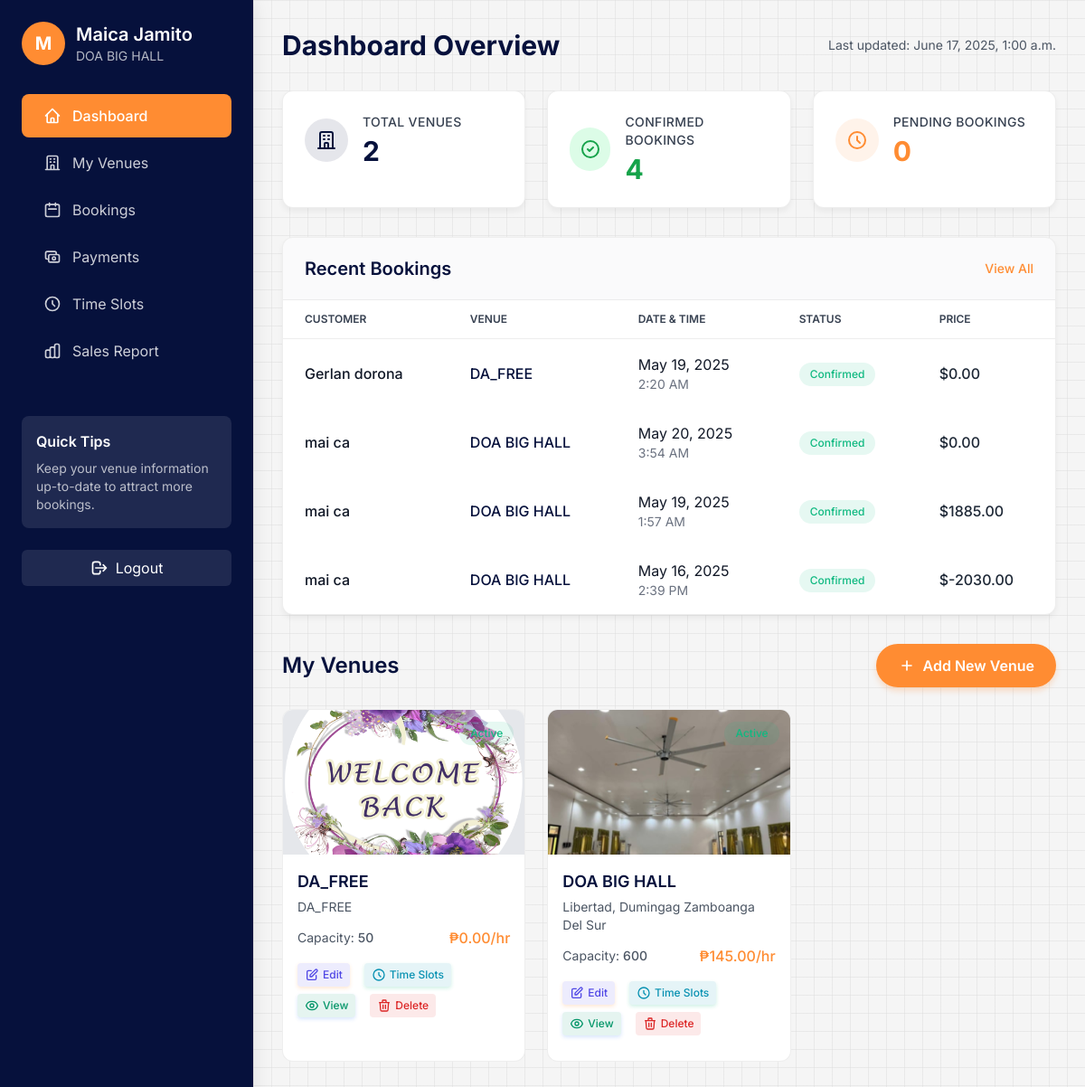
The app's page /manager/ (signed in), older data.
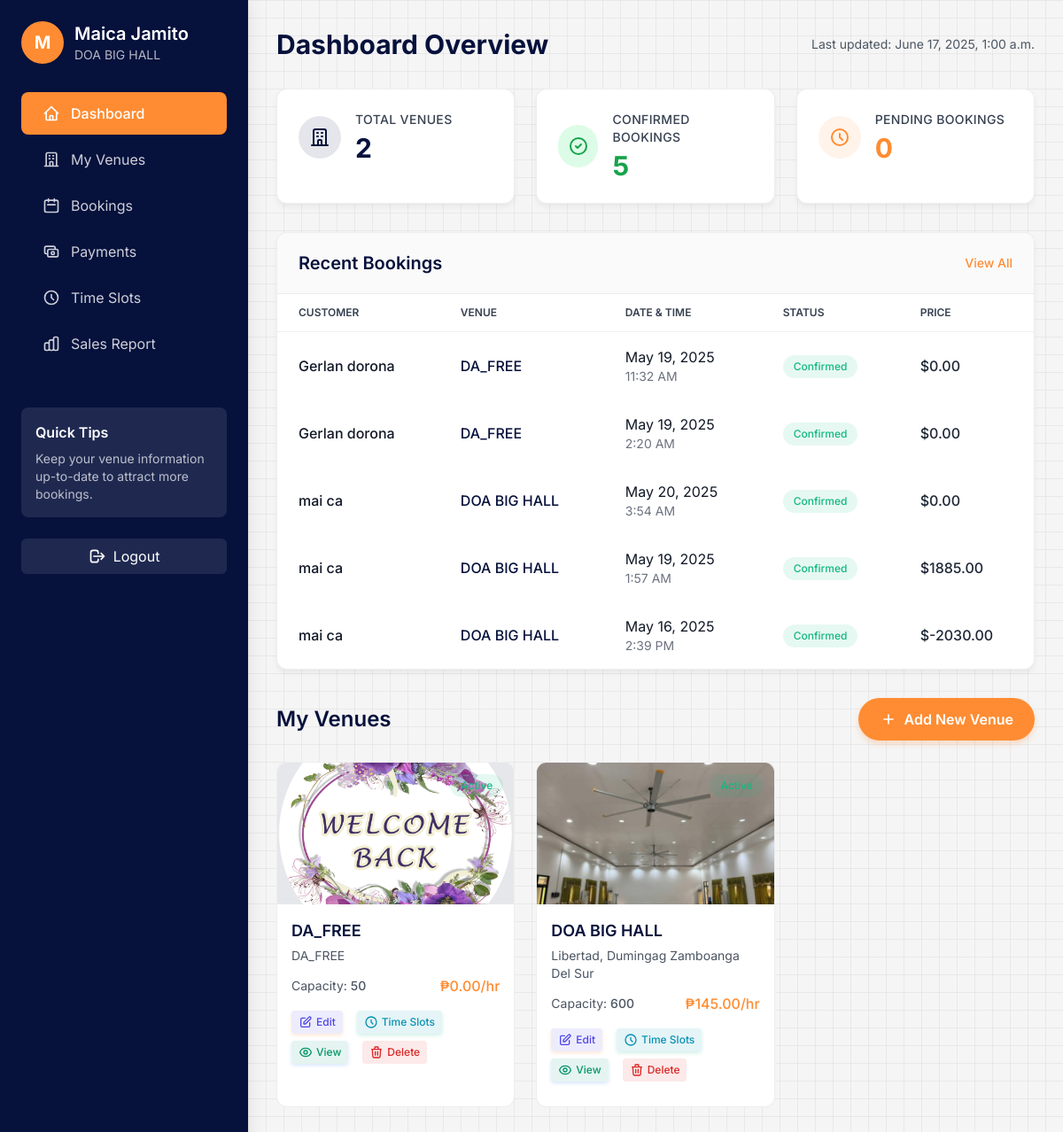
The same page, newer data.
### booking/models/booking.py (models this page shows, shortened)
class Booking(models.Model):
    STATUS_CHOICES = [
        ('pending', 'Pending'),
        ('confirmed', 'Confirmed'),
        ('cancelled', 'Cancelled'),
        ('free', 'Free Venue'),
    ]
    user = models.ForeignKey(User, on_delete=models.CASCADE, related_name='bookings')
    venue = models.ForeignKey(Venue, on_delete=models.CASCADE, related_name='bookings')
    time_slot = models.ForeignKey(TimeSlot, on_delete=models.CASCADE, related_name='bookings')
    num_guests = models.PositiveIntegerField()
    status = models.CharField(max_length=20, choices=STATUS_CHOICES, default='pending')
    special_requests = models.TextField(blank=True)
    total_price = models.DecimalField(max_digits=10, decimal_places=2)
    booking_date = models.DateTimeField(auto_now_add=True)
    class Meta:
        ordering = ['-booking_date']

### booking/models/venue.py (models this page shows, shortened)
class Venue(models.Model):
    STATUS_CHOICES = [
        ('active', 'Active'),
        ('maintenance', 'Under Maintenance'),
        ('inactive', 'Inactive'),
    ]
    name = models.CharField(max_length=200)
    description = models.TextField()
    address = models.CharField(max_length=255)
    capacity = models.PositiveIntegerField()
    hourly_rate = models.DecimalField(max_digits=10, decimal_places=2)
    image = models.ImageField(upload_to='venues/', blank=True, null=True)
    categories = models.ManyToManyField(Category, related_name='venues')
    manager = models.ForeignKey(VenueManager, on_delete=models.SET_NULL, null=True, related_name='managed_venues')
    status = models.CharField(max_length=20, choices=STATUS_CHOICES, default='active')
    created_at = models.DateTimeField(auto_now_add=True)
    updated_at = models.DateTimeField(auto_now=True)
    class Meta:
        ordering = ['name']

### booking/models/time_slot.py (models this page shows, shortened)
class TimeSlot(models.Model):
    venue = models.ForeignKey(Venue, on_delete=models.CASCADE, related_name='time_slots')
    date = models.DateField()
    start_time = models.TimeField()
    end_time = models.TimeField()
    is_available = models.BooleanField(default=True)
    class Meta:
        ordering = ['date', 'start_time']
        unique_together = ['venue', 'date', 'start_time']

### booking/views/manager_views.py (the view)
# urls.py: path('manager/', views.manager_dashboard, name='manager_dashboard'),
@login_required
@venue_manager_required
def manager_dashboard(request):
    manager = request.user.venue_manager
    venues = Venue.objects.filter(manager=manager)
    recent_bookings = Booking.objects.filter(
        venue__in=venues
    ).order_by('-booking_date')[:10]
    pending_bookings_count = Booking.objects.filter(
        venue__in=venues,
        status='pending'
    ).count()
    venues_count = venues.count()
    confirmed_bookings_count = Booking.objects.filter(
        venue__in=venues,
        status='confirmed'
    ).count()
    context = {
        'manager': manager,
        'venues': venues,
        'recent_bookings': recent_bookings,
        'pending_bookings_count': pending_bookings_count,
        'venues_count': venues_count,
        'confirmed_bookings_count': confirmed_bookings_count,
    }
    return render(request, 'manager/dashboard.html', context)

### booking/context_processors.py (called while the page is built)
def common_context(request):
    context = {
        'all_categories': Category.objects.all(),
    }
    if request.user.is_authenticated:
        unread_notifications = Notification.objects.filter(
            user=request.user,
            is_read=False
        ).order_by('-created_at')
        recent_notifications = Notification.objects.filter(
            user=request.user
        ).order_by('-created_at')[:5]
        context.update({
            'unread_notifications': unread_notifications,
            'unread_notification_count': unread_notifications.count(),
            'recent_notifications': recent_notifications,
        })
    return context

### templates/manager/dashboard.html (shortened to what this page needs)
<!DOCTYPE html>
<html lang="en">
<head>
    <script src="https://cdn.tailwindcss.com"></script>
</head>
<body>
    <div class="dashboard-container">
        {% with active_page='dashboard' %}
            {% include 'manager/components/sidebar.html' %}
        {% endwith %}
        <main class="p-8">
            <div class="flex justify-between items-center mb-8">
                <h1 class="text-3xl font-bold text-primary">Dashboard Overview</h1>
                <div class="text-sm text-gray-600">
                    Last updated: {% now "F j, Y, g:i a" %}
                </div>
            </div>
            {% include 'manager/components/stats_cards.html' %}
            {% include 'manager/components/recent_bookings.html' %}
            {% include 'manager/components/venues_list.html' %}
        </main>
    </div>
</body>
</html>

### templates/manager/components/recent_bookings.html
<div class="dashboard-card mb-8">
    <div class="dashboard-card-header">
        <h2 class="text-xl font-semibold text-primary">Recent Bookings</h2>
        <a href="{% url 'manager_bookings' %}" class="text-accent hover:text-accent/80 text-sm font-medium">View All</a>
    </div>
    {% if recent_bookings %}
    <div class="overflow-x-auto">
        <table class="dashboard-table">
            <thead>
                <tr>
                    <th>Customer</th>
                    <th>Venue</th>
                    <th>Date & Time</th>
                    <th>Status</th>
                    <th>Price</th>
                </tr>
            </thead>
            <tbody>
                {% for booking in recent_bookings %}
                <tr>
                    <td>
                        <div class="font-medium text-gray-900">{{ booking.user.get_full_name|default:booking.user.username }}</div>
                    </td>
                    <td>
                        <div class="font-medium text-primary">{{ booking.venue.name }}</div>
                    </td>
                    <td>
                        <div class="text-gray-900">{{ booking.time_slot.date|date:"M d, Y" }}</div>
                        <div class="text-sm text-gray-500">{{ booking.time_slot.start_time|time:"g:i A" }}</div>
                    </td>
                    <td>
                        <span class="badge {% if booking.status == 'confirmed' %}badge-success{% elif booking.status == 'pending' %}badge-warning{% else %}badge-danger{% endif %}">
                            {{ booking.status|title }}
                        </span>
                    </td>
                    <td class="font-medium text-accent">${{ booking.total_price }}</td>
                </tr>
                {% endfor %}
            </tbody>
        </table>
    </div>
    {% else %}
    <div class="p-8 text-center">
        <p class="text-gray-600">No bookings yet.</p>
    </div>
    {% endif %}
</div>

### templates/manager/components/venues_list.html (shortened to what this page needs)
<div class="mb-8">
    <div class="flex justify-between items-center mb-6">
        <h2 class="text-2xl font-semibold text-primary">My Venues</h2>
        <button onclick="openAddModal()" class="add-venue-btn">
            <svg class="h-5 w-5 mr-2" fill="none" viewBox="0 0 24 24" stroke="currentColor">
                <path stroke-linecap="round" stroke-linejoin="round" stroke-width="2" d="M12 6v6m0 0v6m0-6h6m-6 0H6"></path>
            </svg>
            Add New Venue
        </button>
    </div>
    {% if venues %}
    <div class="grid grid-cols-1 md:grid-cols-3 gap-6">
        {% for venue in venues %}
        <div class="venue-card bg-white">
            <div class="h-40 bg-gray-200 relative">
                {% if venue.image %}
                <img src="{{ venue.image.url }}" alt="{{ venue.name }}" class="w-full h-full object-cover">
                {% endif %}
                <div class="absolute top-3 right-3">
                    <span class="badge {% if venue.status == 'active' %}badge-success{% elif venue.status == 'maintenance' %}badge-warning{% else %}badge-danger{% endif %}">
                        {{ venue.status|title }}
                    </span>
                </div>
            </div>
            <div class="p-4">
                <h3 class="text-lg font-semibold text-primary mb-1">{{ venue.name }}</h3>
                <p class="text-gray-600 text-sm mb-3">{{ venue.address }}</p>
                <div class="flex justify-between items-center mb-4">
                    <div class="text-sm text-gray-600">Capacity: <span class="font-medium">{{ venue.capacity }}</span></div>
                    <div class="text-accent font-medium">₱{{ venue.hourly_rate }}/hr</div>
                </div>
                <div class="flex flex-wrap gap-2 mb-3">
                    <button
                        class="venue-action-btn edit"
                        onclick="openModal({{ venue.id }}); return false;">
                        <svg class="h-4 w-4 mr-1" fill="none" viewBox="0 0 24 24" stroke="currentColor">
                            <path stroke-linecap="round" stroke-linejoin="round" stroke-width="2" d="M11 5H6a2 2 0 00-2 2v11a2 2 0 002 2h11a2 2 0 002-2v-5m-1.414-9.414a2 2 0 112.828 2.828L11.828 15H9v-2.828l8.586-8.586z"></path>
                        </svg>
                        Edit
                    </button>
                    <a href="{% url 'manager_time_slots' venue.id %}" class="venue-action-btn manage">
                        <svg class="h-4 w-4 mr-1" fill="none" viewBox="0 0 24 24" stroke="currentColor">
                            <path stroke-linecap="round" stroke-linejoin="round" stroke-width="2" d="M12 8v4l3 3m6-3a9 9 0 11-18 0 9 9 0 0118 0z"></path>
                        </svg>
                        Time Slots
                    </a>
                    <a href="{% url 'venue_detail' venue.id %}" class="venue-action-btn view">
                        View
                    </a>
                    <a href="#" onclick="confirmDelete({{ venue.id }}, '{{ venue.name|escapejs }}'); return false;" class="venue-action-btn delete">
                        <svg class="h-4 w-4 mr-1" fill="none" viewBox="0 0 24 24" stroke="currentColor">
                            <path stroke-linecap="round" stroke-linejoin="round" stroke-width="2" d="M19 7l-.867 12.142A2 2 0 0116.138 21H7.862a2 2 0 01-1.995-1.858L5 7m5 4v6m4-6v6m1-10V4a1 1 0 00-1-1h-4a1 1 0 00-1 1v3M4 7h16"></path>
                        </svg>
                        Delete
                    </a>
                </div>
            </div>
        </div>
        {% endfor %}
    </div>
    {% endif %}
</div>

Row changes from the older to the newer data that the page shows:
added Booking: user.get_full_name "Gerlan dorona", venue.name "DA_FREE", time_slot "May 19, 2025", time_slot.start_time "11:32 AM", status "Confirmed", total_price "0.00"
Text that changed along with them:
{{ confirmed_bookings_count }}: "4" → "5"
